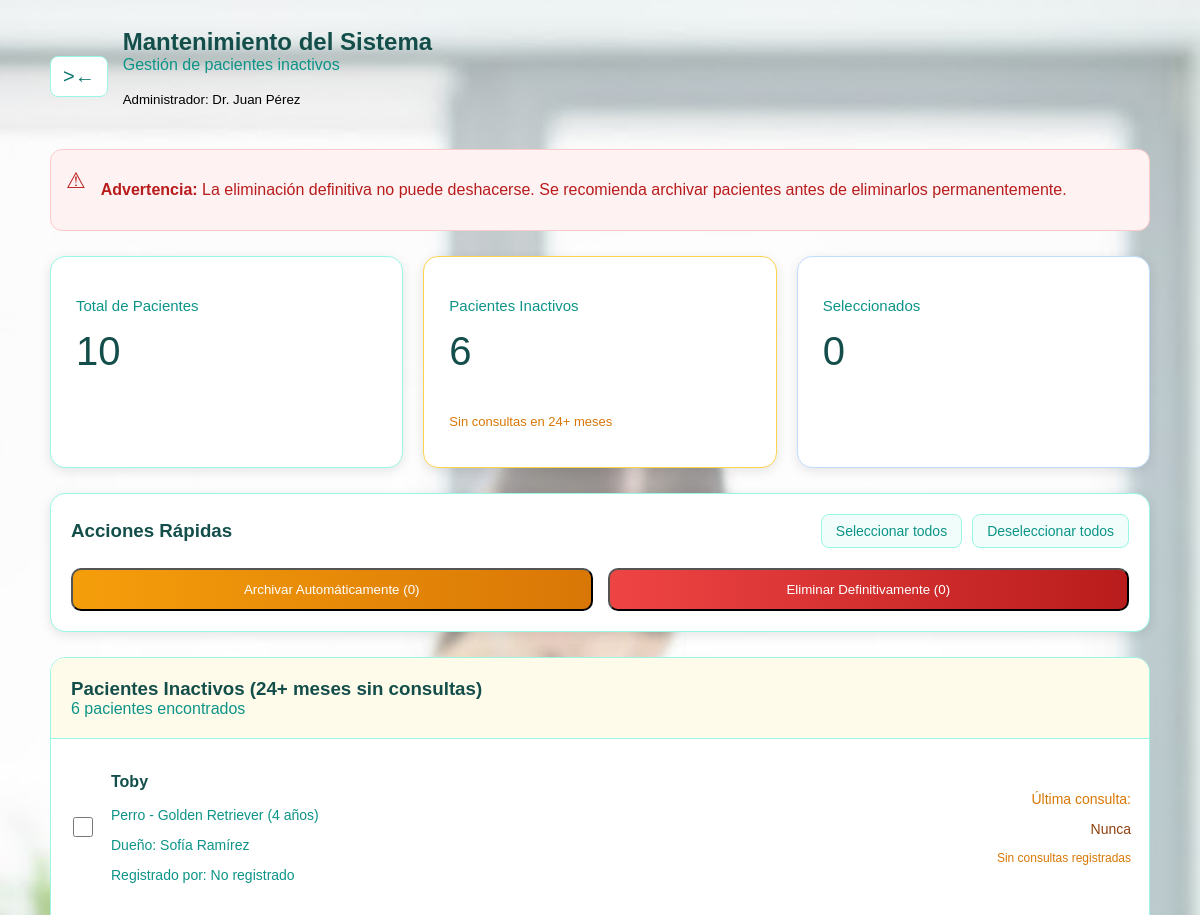
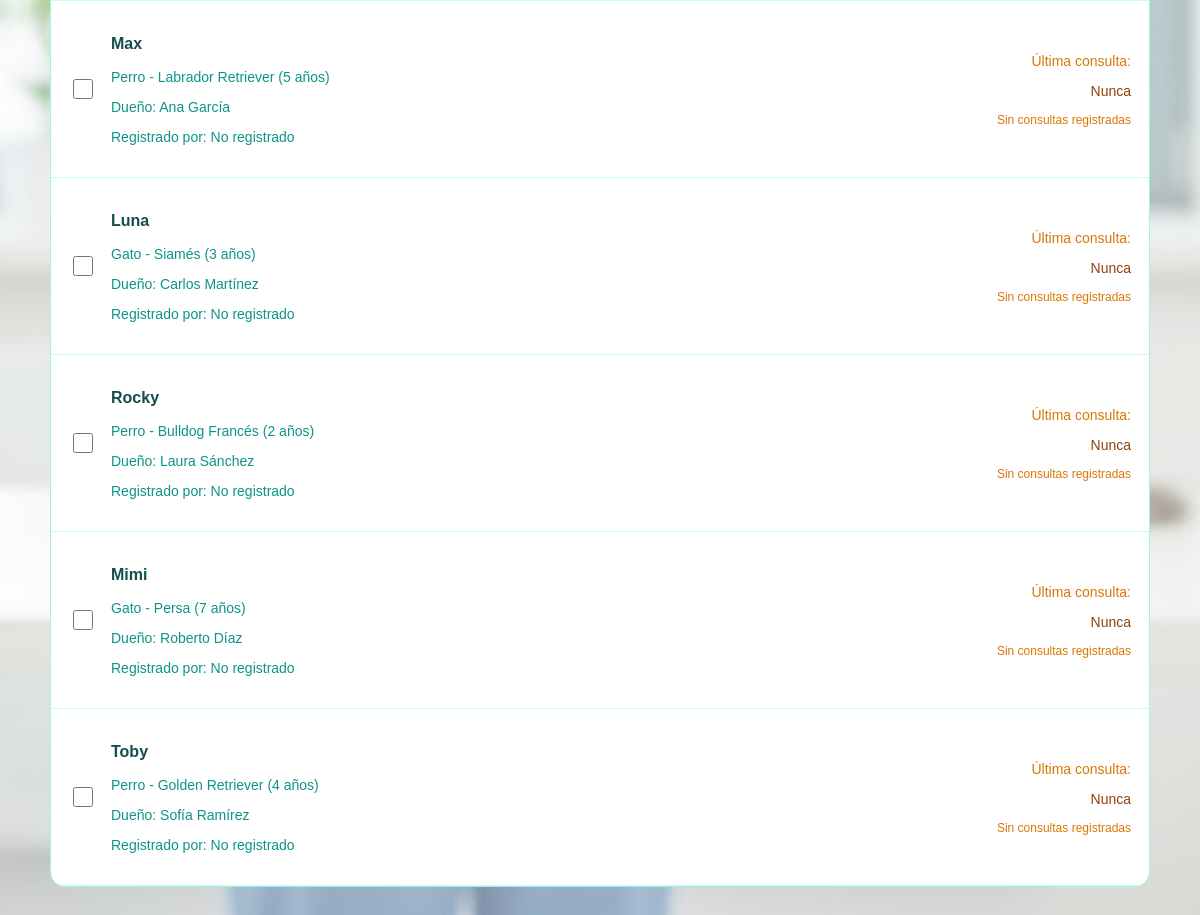
Screenshot of /system-maintenance (signed in) with the database file from the repository (2 pictures, top to bottom).
### tables this page shows
CREATE TABLE pacientes (
            id INTEGER PRIMARY KEY AUTOINCREMENT,
            nombre TEXT NOT NULL,
            especie TEXT NOT NULL,
            raza TEXT,
            edad INTEGER,
            peso REAL,
            color TEXT,
            sexo TEXT CHECK(sexo IN ('M', 'F')),
            nombre_dueno TEXT NOT NULL,
            telefono_dueno TEXT NOT NULL,
            email_dueno TEXT,
            direccion_dueno TEXT,
            fecha_registro TIMESTAMP DEFAULT CURRENT_TIMESTAMP,
            notas TEXT
        );

### calc_app.py (the view)
@app.route('/system-maintenance')
def system_maintenance():
    if 'user_id' not in session or session.get('rol') != 'admin':
        flash('Acceso denegado. Solo administradores', 'error')
        return redirect(url_for('login'))
    try:
        conn = get_db_connection()
        cursor = conn.cursor()
        cursor.execute('SELECT COUNT(*) as total FROM pacientes')
        total_pacientes = cursor.fetchone()['total']
        cursor.execute('''
            SELECT p.*, MAX(c.fecha_consulta) as ultima_consulta,
                   julianday('now') - julianday(MAX(c.fecha_consulta)) as dias_inactivo
            FROM pacientes p
            LEFT JOIN consultas c ON p.id = c.paciente_id
            GROUP BY p.id
            HAVING ultima_consulta IS NULL
                   OR (julianday('now') - julianday(ultima_consulta)) > 730
            ORDER BY dias_inactivo DESC
        ''')
        pacientes_inactivos_data = cursor.fetchall()
        pacientes_inactivos = [dict(p) for p in pacientes_inactivos_data]
        inactivos_count = len(pacientes_inactivos)
        cursor.execute("SELECT id, nombre FROM usuarios WHERE rol = 'doctor'")
        doctores = cursor.fetchall()
        doctores_dict = {d['id']: d['nombre'] for d in doctores}
        for paciente in pacientes_inactivos:
            cursor.execute('''
                SELECT c.doctor_id, u.nombre as doctor_nombre
                FROM consultas c
                JOIN usuarios u ON c.doctor_id = u.id
                WHERE c.paciente_id = ?
                ORDER BY c.fecha_consulta DESC
                LIMIT 1
            ''', (paciente['id'],))
            ultima_consulta = cursor.fetchone()
            if ultima_consulta:
                paciente['doctor_id'] = ultima_consulta['doctor_id']
                paciente['doctor_nombre'] = ultima_consulta['doctor_nombre']
            else:
                paciente['doctor_id'] = None
                paciente['doctor_nombre'] = 'No registrado'
            if paciente.get('ultima_consulta'):
                cursor.execute('''
                    SELECT ROUND((julianday('now') - julianday(?)) / 30.44, 1) as meses
                ''', (paciente['ultima_consulta'],))
                meses_result = cursor.fetchone()
                paciente['meses_inactivo'] = meses_result['meses'] if meses_result else 'N/A'
            else:
                paciente['meses_inactivo'] = 'N/A'
        conn.close()
        return render_template('system-maintenance.html',
                             total_pacientes=total_pacientes,
                             pacientes_inactivos=pacientes_inactivos,
                             inactivos_count=inactivos_count,
                             adminName=session['nombre'])
    except Exception as e:
        print(f"Error en system_maintenance: {e}")
        flash('Error al cargar la página de mantenimiento', 'error')
        return redirect(url_for('admin_dashboard'))

### database.py (called while the page is built)
def get_db_connection():
    conn = sqlite3.connect('clinic.db')
    conn.row_factory = sqlite3.Row
    return conn

### templates/system-maintenance.html (shortened to what this page needs)
<!DOCTYPE html>
<html lang="es">
<head>
    <link rel="stylesheet" href="../static/css/system-maintenance.css">
</head>
<body class="page-background">
<div class="container">
    <div class="header">
        <a href="{{ url_for('admin_dashboard') }}" class="back-btn"></ahref>>←</a>
        <div>
            <h2 class="title">Mantenimiento del Sistema</h2>
            <p class="subtitle">Gestión de pacientes inactivos</p>
            <p><small>Administrador: {{ adminName }}</small></p>
        </div>
    </div>
    <div class="warning-box">
        <span class="warning-icon">⚠</span>
        <p><strong>Advertencia:</strong> La eliminación definitiva no puede deshacerse.
        Se recomienda archivar pacientes antes de eliminarlos permanentemente.</p>
    </div>
    <div class="stats-grid">
        <div class="stat-card teal">
            <p class="stat-label">Total de Pacientes</p>
            <p class="stat-value">{{ total_pacientes }}</p>
        </div>
        <div class="stat-card amber">
            <p class="stat-label">Pacientes Inactivos</p>
            <p class="stat-value">{{ inactivos_count }}</p>
            <p class="stat-hint">Sin consultas en 24+ meses</p>
        </div>
        <div class="stat-card blue">
            <p class="stat-label">Seleccionados</p>
            <p class="stat-value">0</p>
        </div>
    </div>
    <div class="actions-box">
        <div class="actions-header">
            <h3 class="actions-title">Acciones Rápidas</h3>
            <div class="actions-buttons">
                <button class="btn-select">Seleccionar todos</button>
                <button class="btn-deselect">Deseleccionar todos</button>
            </div>
        </div>
        <div class="actions-main">
            <button class="btn-archive" onclick="archiveSelected()">
                Archivar Automáticamente (<span id="selectedCount">0</span>)
            </button>
            <button class="btn-delete" onclick="deleteSelected()">
                Eliminar Definitivamente (<span id="deleteCount">0</span>)
            </button>
        </div>
    </div>
    <div class="list-box">
        <div class="list-header">
            <h3 class="actions-title">Pacientes Inactivos (24+ meses sin consultas)</h3>
            <p class="subtitle">{{ inactivos_count }} pacientes encontrados</p>
        </div>
        {% if pacientes_inactivos %}
            {% for paciente in pacientes_inactivos %}
            <div class="patient-item">
                <input type="checkbox"
                       class="patient-checkbox"
                       value="{{ paciente.id }}"
                       data-paciente-id="{{ paciente.id }}"
                       onchange="updateSelectionCount()">
                <div class="patient-data">
                    <p class="patient-name">{{ paciente.nombre }}</p>
                    <p class="patient-info">{{ paciente.especie }} - {{ paciente.raza or 'Sin raza' }} ({{ paciente.edad or 'N/A' }} años)</p>
                    <p class="patient-info">Dueño: {{ paciente.nombre_dueno }}</p>
                    <p class="patient-info">Registrado por: {{ paciente.doctor_nombre }}</p>
                </div>
                <div class="patient-consult">
                    <p class="consult-label">Última consulta:</p>
                    <p class="consult-date">
                        {% if paciente.ultima_consulta %}
                            {{ paciente.ultima_consulta[:10] }}
                        {% else %}
                            Nunca
                        {% endif %}
                    </p>
                    <p class="consult-months">
                        {% if paciente.meses_inactivo and paciente.meses_inactivo != 'N/A' %}
                            Hace {{ paciente.meses_inactivo|round|int }} meses
                        {% else %}
                            Sin consultas registradas
                        {% endif %}
                    </p>
                </div>
            </div>
            {% endfor %}
        {% else %}
            <div class="list-empty">
                <div class="empty-icon">✔</div>
                <p class="empty-title">¡Sistema limpio!</p>
                <p class="empty-text">No hay pacientes inactivos en este momento</p>
            </div>
        {% endif %}
    </div>
</div>
</body>
</html>

### static/css/system-maintenance.css (style rules this page uses)
.page-background { background: #f0fdfa; font-family: Arial, sans-serif; padding: 20px; background-image: url("333.jpg"); background-size: cover; background-repeat: no-repeat; background-position: center; min-height: 100vh; }
.container { max-width: 1100px; margin: auto; display: flex; flex-direction: column; gap: 25px; }
.header { display: flex; align-items: center; gap: 15px; }
.back-btn { background: white; border: 1px solid #99f6e4; padding: 8px 12px; border-radius: 8px; font-size: 20px; color: #0f766e; text-decoration: none; }
.title { color: #134e4a; margin: 0; }
.subtitle { color: #0d9488; margin: 0; }
.warning-box { display: flex; gap: 15px; background: #fef2f2; border: 1px solid #fecaca; padding: 15px; border-radius: 12px; color: #b91c1c; }
.warning-icon { font-size: 22px; margin-top: 3px; }
.stats-grid { display: grid; grid-template-columns: repeat(auto-fit, minmax(220px, 1fr)); gap: 20px; }
.stat-card { padding: 25px; border-radius: 15px; background: white; box-shadow: 0 3px 12px rgba(0,0,0,0.1); border: 1px solid #ccfbf1; }
.stat-label { color: #0d9488; font-size: 15px; }
.stat-value { color: #134e4a; font-size: 40px; margin-top: 5px; }
.stat-hint { font-size: 13px; margin-top: 3px; color: #d97706; }
.teal { border-color: #99f6e4; }
.amber { border-color: #fcd34d; }
.blue { border-color: #bfdbfe; }
.actions-box { background: white; border-radius: 15px; padding: 20px; border: 1px solid #99f6e4; box-shadow: 0 3px 12px rgba(0,0,0,0.1); }
.actions-header { display: flex; justify-content: space-between; align-items: center; }
.actions-title { color: #134e4a; margin: 0; }
.actions-buttons { display: flex; gap: 10px; }
.btn-select, .btn-deselect { padding: 8px 14px; border-radius: 8px; font-size: 14px; border: 1px solid #99f6e4; background: #f0fdfa; color: #0d9488; }
.btn-archive { flex: 1; padding: 12px; border-radius: 10px; background: linear-gradient(to right, #f59e0b, #d97706); color: white; }
.btn-delete { flex: 1; padding: 12px; border-radius: 10px; background: linear-gradient(to right, #ef4444, #b91c1c); color: white; }
.actions-main { display: flex; gap: 15px; margin-top: 20px; }
.list-box { background: white; border-radius: 15px; border: 1px solid #99f6e4; overflow: hidden; }
.list-header { padding: 20px; border-bottom: 1px solid #99f6e4; background: #fffbeb; }
.patient-item { padding: 18px; display: flex; gap: 15px; border-bottom: 1px solid #ccfbf1; align-items: center; }
.patient-checkbox { width: 20px; height: 20px; }
.patient-name { color: #134e4a; font-weight: bold; }
.patient-info { color: #0d9488; font-size: 14px; }
.patient-consult { margin-left: auto; text-align: right; }
.consult-label { color: #d97706; font-size: 14px; }
.consult-date { color: #92400e; font-size: 14px; }
.consult-months { color: #d97706; font-size: 12px; margin-top: 2px; }

### rows the page displays
pacientes: nombre "Toby", especie "Perro", raza "Golden Retriever", edad "4", nombre_dueno "Sofía Ramírez", doctor_nombre "No registrado"
pacientes: nombre "Max", especie "Perro", raza "Labrador Retriever", edad "5", nombre_dueno "Ana García", doctor_nombre "No registrado"
pacientes: nombre "Luna", especie "Gato", raza "Siamés", edad "3", nombre_dueno "Carlos Martínez", doctor_nombre "No registrado"
pacientes: nombre "Rocky", especie "Perro", raza "Bulldog Francés", edad "2", nombre_dueno "Laura Sánchez", doctor_nombre "No registrado"
pacientes: nombre "Mimi", especie "Gato", raza "Persa", edad "7", nombre_dueno "Roberto Díaz", doctor_nombre "No registrado"
pacientes: nombre "Toby", especie "Perro", raza "Golden Retriever", edad "4", nombre_dueno "Sofía Ramírez", doctor_nombre "No registrado"

### other values shown
{{ adminName }} "Dr. Juan Pérez"
{{ total_pacientes }} "10"
{{ inactivos_count }} "6"
